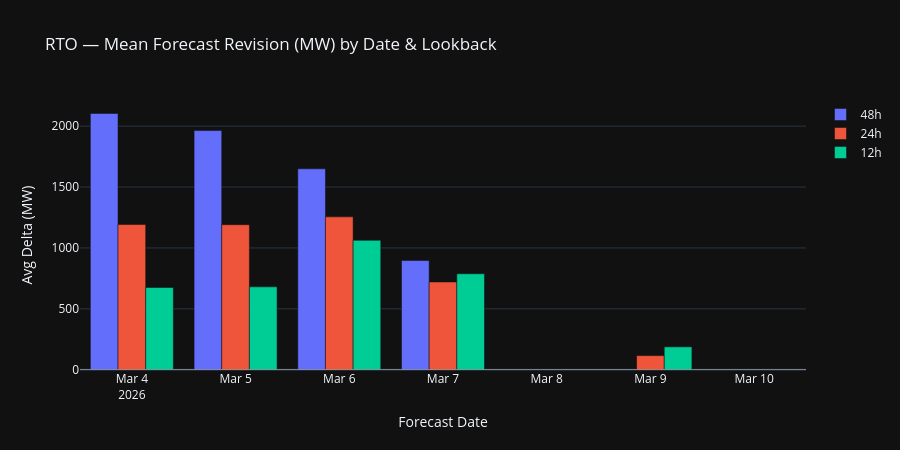

The code cell stored with this chart in its notebook:
### Code cell
# Per-date summary: avg revision direction across all hours
date_summary = (
    df.groupby("forecast_date")
    .agg(
        mean_delta_12h=("delta_12h", "mean"),
        mean_delta_24h=("delta_24h", "mean"),
        mean_delta_48h=("delta_48h", "mean"),
        peak_cutoff_mw=("cutoff_load_mw", "max"),
    )
    .reset_index()
)

# Grouped bar: mean delta per date for each lookback
fig = go.Figure()
for col, label, color in [
    ("mean_delta_48h", "48h", "#636EFA"),
    ("mean_delta_24h", "24h", "#EF553B"),
    ("mean_delta_12h", "12h", "#00CC96"),
]:
    fig.add_trace(go.Bar(
        x=date_summary["forecast_date"], y=date_summary[col],
        name=label, marker_color=color,
    ))

fig.update_layout(
    barmode="group",
    title="RTO \u2014 Mean Forecast Revision (MW) by Date & Lookback",
    xaxis_title="Forecast Date", yaxis_title="Avg Delta (MW)",
    template="plotly_dark", height=450,
)
fig.add_hline(y=0, line_color="white", line_width=0.5)
fig.show()

### Figure 1 — Plotly figure (JSON) as saved in the notebook; plotly's stock layout.template omitted (floating-point values rounded to 4 significant figures)
{"data": [{"marker": {"color": "#636EFA"}, "name": "48h", "type": "bar", "x": ["2026-03-04", "2026-03-05", "2026-03-06", "2026-03-07", "2026-03-09", "2026-03-10"], "y": [2104.0, 1964.0, 1650.0, 896.6, NaN, NaN]}, {"marker": {"color": "#EF553B"}, "name": "24h", "type": "bar", "x": ["2026-03-04", "2026-03-05", "2026-03-06", "2026-03-07", "2026-03-09", "2026-03-10"], "y": [1192.0, 1191.0, 1255.0, 720.3, 116.1, NaN]}, {"marker": {"color": "#00CC96"}, "name": "12h", "type": "bar", "x": ["2026-03-04", "2026-03-05", "2026-03-06", "2026-03-07", "2026-03-09", "2026-03-10"], "y": [675.4, 680.8, 1063.0, 788.0, 188.0, NaN]}], "layout": {"barmode": "group", "height": 450, "shapes": [{"line": {"color": "white", "width": 0.5}, "type": "line", "x0": 0, "x1": 1, "xref": "x domain", "y0": 0, "y1": 0, "yref": "y"}], "title": {"text": "RTO — Mean Forecast Revision (MW) by Date & Lookback"}, "xaxis": {"title": {"text": "Forecast Date"}}, "yaxis": {"title": {"text": "Avg Delta (MW)"}}}}
